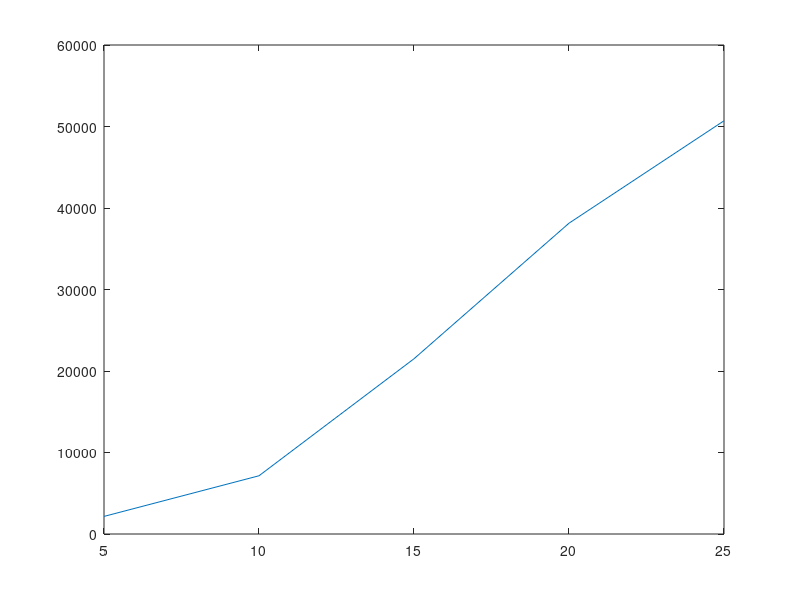

Reproduce this figure in MATLAB.
clear all
close all

NumberofRuns=100;

kOn=1;
kOff=1;
kWalk=1;

LengthofFilamentArray=[5:5:25];

NumberofMotors=5;

TotalTimeMatrix=zeros(NumberofRuns,size(LengthofFilamentArray,2)); 


for h=[1:NumberofRuns]
    
   

for i=1:size(LengthofFilamentArray,2)
    
LengthofFilament=LengthofFilamentArray(i)
    
NumberofMonomers=LengthofFilament+1;
    
MotorTrackingMatrix=zeros(NumberofMotors,4);
MotorTrackingMatrix(:,1)=(1:NumberofMotors); %first row is the motor number, second is the time it landed, the third is its current position


MotorFellOff=0;

DT=[0];

while MotorFellOff<1
    

%----------------------------------------------------------------------

if sum(MotorTrackingMatrix(:,4)==0)>0 && sum(MotorTrackingMatrix(:,4)==NumberofMonomers)==0%If there are any free motors
        k1=kOn;
    else
        k1=0;
    end
    
    if sum(MotorTrackingMatrix(:,4)==NumberofMonomers)>0
        k2=kOff;
    else
        k2=0;
    end
    
    if sum(MotorTrackingMatrix(:,4))>0 && sum(MotorTrackingMatrix(:,4)==NumberofMonomers)==0 % should there be a condition where if there is a motor on the end this can't happen??
        k3=kWalk;
    else
        k3=0;
    end
    
    kTotal=k1+k2+k3;
    
    
    %----------------------------------------------------------------------
    
    p=rand;
    DT=[DT exprnd(1/kTotal)];
    
    
    
    if p<k1/kTotal
        FreeMotorArray=find(MotorTrackingMatrix(:,4)==0); %gives an array of the indexes of every free motor
        LandPosition=ceil(p*NumberofMonomers);
        MotorToLand=FreeMotorArray(ceil(size(FreeMotorArray,1)*p));
        MotorTrackingMatrix(MotorToLand,4)=LandPosition;
                % Note: there is an amount of bias where lower number indexed motors
                % will fall on a lower position on the filament in general, does this
                % matter?
        MotorTrackingMatrix(MotorToLand,3)=LandPosition;
        MotorTrackingMatrix(MotorToLand,2)=sum(DT);
    else
        if p>k1/kTotal && p<(k1+k2)/kTotal
            MotorFellOff=1;
        else
            BoundMotorArray=find(MotorTrackingMatrix(:,4)~=0);
            WalkInteger=ceil(p*size(BoundMotorArray,1)*2);
            MotorToWalk=BoundMotorArray(ceil(WalkInteger/2));

                if mod(WalkInteger,2)~=0 && MotorTrackingMatrix(MotorToWalk,4)~=1; %whether or not its even or odd
                    WalkDirection=-1;
                else
                    WalkDirection=1;
                end

        MotorTrackingMatrix(MotorToWalk,4)=MotorTrackingMatrix(MotorToWalk,4)+WalkDirection;
        end
    end 
    
    
    
    %MotorTrackingMatrix
   
    
end

TotalTime=sum(DT);
TotalTimeMatrix(h,i)=TotalTime;

end

end

NewTotalTimeMatrix=sum(TotalTimeMatrix,1);

x=LengthofFilamentArray;
y=NewTotalTimeMatrix;
plot(x,y)
